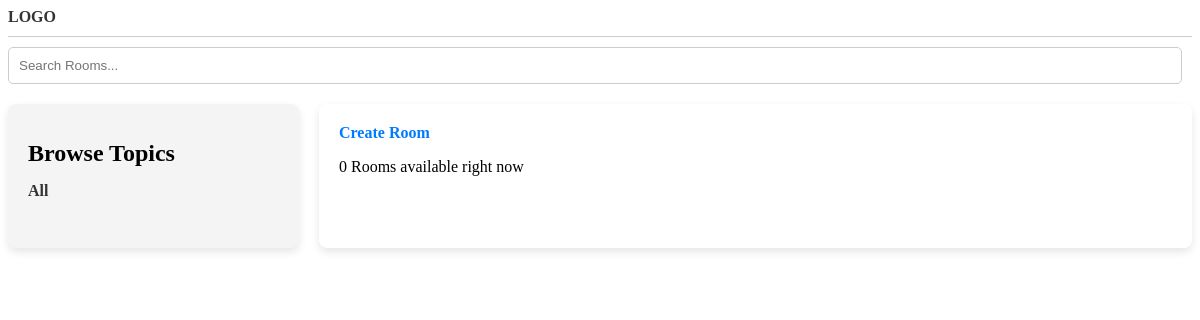
/, run on an earlier commit of the app's database.
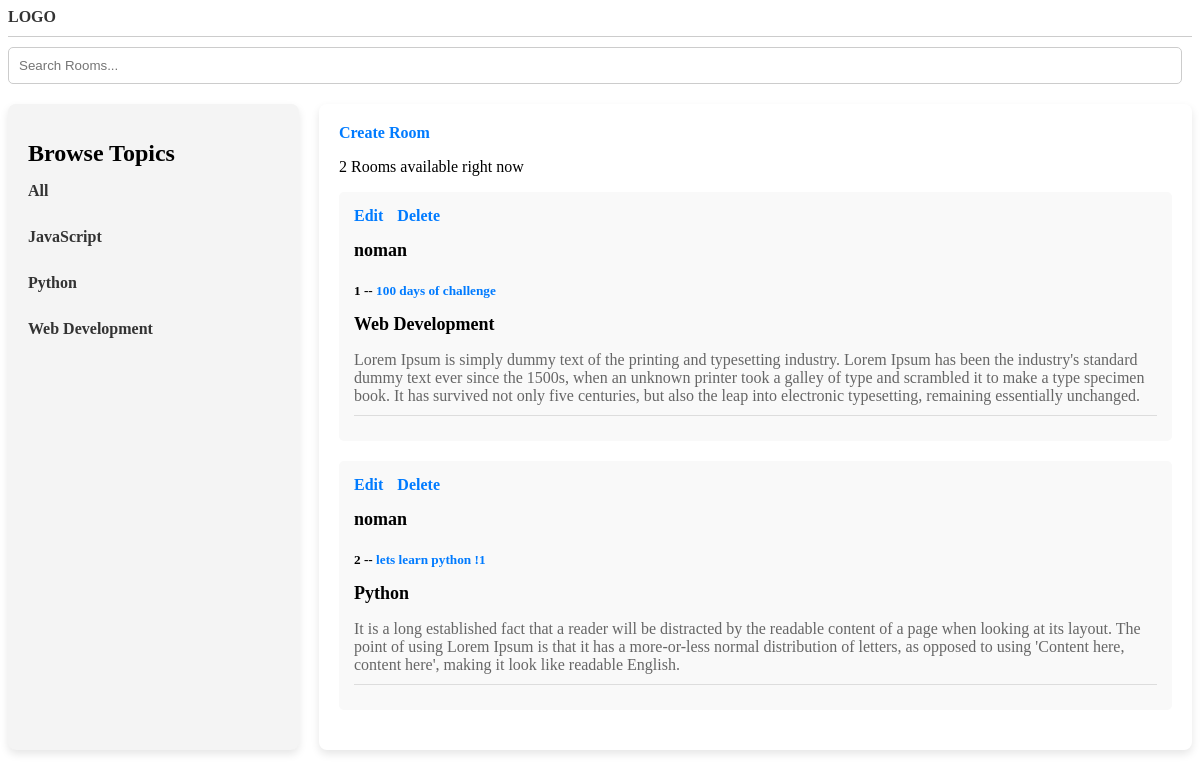
And on a later commit of the database.
### base/models.py (models this page shows, shortened)
class Topic(models.Model):
    name = models.CharField(max_length=200)
    def __str__(self):
        return self.name

class Room(models.Model):
    host = models.ForeignKey(User, on_delete= models.SET_NULL , null=True)
    topic = models.ForeignKey(Topic, on_delete= models.SET_NULL , null=True)
    name = models.CharField(max_length=200)
    description = models.TextField(null=True, blank=True)
    updated = models.DateTimeField(auto_now=True)
    created = models.DateTimeField(auto_now_add=True)
    class Meta:
        ordering = ['-updated','-created']

### base/views.py (the view)
# urls.py: path('' , views.homepage , name = 'home'),
def homepage(request):
    q = request.GET.get('q') if request.GET.get('q') != None else ''
    rooms = Room.objects.filter(
        Q(topic__name__icontains=q) |
        Q(name__icontains=q) |
        Q(description__icontains=q)
    )
    topic = Topic.objects.all()
    room_count = rooms.count()
    context = {'rooms' : rooms , 'topic':topic , 'room_count': room_count}
    return render(request, 'base/home.html', context)

### base/templates/base/home.html (shortened to what this page needs)
{% extends "main.html" %}
{% block content %}
    <div class="home-container">
        <div class="topics-column">
            <h1>Browse Topics</h1>
            <div class="topics-list">
                <a href="{% url 'home' %}">All</a><br/>
                {% for topic in topic %}
                    <a href="{% url 'home' %}?q={{topic.name}}">{{topic.name}}</a><br/>
                {% endfor %}
            </div>
        </div>
        <div class="rooms-column">
            <a href="{% url 'create-room' %}">Create Room</a>
            <p>{{room_count}} Rooms available right now</p>
            <div class="room-list">
                {% for room in rooms %}
                    <div class="room-item">
                        <a href="{% url 'update-room' room.id %}">Edit</a>
                        <a href="{% url 'delete-room' room.id %}">Delete</a>
                        <h2>{{ room.host.username }}</h2>
                        <h5>{{ room.id }} -- <a href="{% url 'room' room.id %}">{{ room.name }}</a></h5>
                        <h2>{{ room.topic }}</h2>
                        <p>{{ room.description }}</p>
                        <hr>
                    </div>
                {% endfor %}
            </div>
        </div>
    </div>
{% endblock content %}

### templates/main.html (shortened to what this page needs)
<!DOCTYPE html>
<html lang="en">
<head>
</head>
<body>
    {% include 'navbar.html' %}
    {% block content %}
    {% endblock content %}
</body>
</html>

### templates/navbar.html (shortened to what this page needs)
    <a href="/">
        LOGO
    </a>
    <hr>
    <form action="{% url 'home' %}" method="GET">
        <input type="text" name="q" placeholder="Search Rooms...">
    </form>

### templates/navbar.html (style rules this page uses)
a { text-decoration: none; color: #333; font-weight: bold; }
hr { border: none; border-top: 1px solid #ccc; margin: 10px 0; }
form { display: flex; align-items: center; margin-bottom: 20px; }
input[type="text"] { padding: 10px; border-radius: 5px; border: 1px solid #ccc; margin-right: 10px; flex: 1; }

### base/templates/base/home.html (style rules this page uses)
.home-container { display: grid; grid-template-columns: 1fr 3fr; gap: 20px; }
.topics-column { background-color: #f4f4f4; padding: 20px; border-radius: 8px; box-shadow: 0 4px 8px rgba(0, 0, 0, 0.1); }
.topics-column h1 { font-size: 24px; margin-bottom: 15px; }
.topics-list a { display: block; margin-bottom: 10px; text-decoration: none; color: #333; }
.rooms-column { padding: 20px; border-radius: 8px; box-shadow: 0 4px 8px rgba(0, 0, 0, 0.1); }
.rooms-column a { margin-right: 10px; text-decoration: none; color: #007bff; }
.room-item { background-color: #f9f9f9; border-radius: 5px; padding: 15px; margin-bottom: 20px; }
.room-item h2 { font-size: 18px; margin-bottom: 5px; }
.room-item h5 { margin-bottom: 10px; }
.room-item p { margin-bottom: 10px; color: #666; }
.room-item a { color: #007bff; text-decoration: none; }
.room-item hr { border: none; border-top: 1px solid #ddd; margin: 10px 0; }

What changed in the data, as far as the page shows it:
added Topic: name "JavaScript"
added Topic: name "Python"
added Topic: name "Web Development"
added Room: host.username "noman", id "1", name "100 days of challenge", topic "Web Development", description "Lorem Ipsum is simply dummy text of the printing and typesetting industry. Lorem Ipsum has been the industry's standard dummy text ever since the 1500s, when an unknown printer took a galley of type and scrambled it to make a type specimen book. It has survived not only five centuries, but also the leap into electronic typesetting, remaining essentially unchanged."
added Room: host.username "noman", id "2", name "lets learn python !1", topic "Python", description "It is a long established fact that a reader will be distracted by the readable content of a page when looking at its layout. The point of using Lorem Ipsum is that it has a more-or-less normal distribution of letters, as opposed to using 'Content here, content here', making it look like readable English."
Also different on the page:
{{ room_count }}: "0" → "2"
